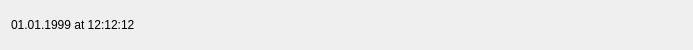
<?xml version="1.0" encoding="UTF-8"?>
<ui version="4.0">
 <class>SamplesListItem</class>
 <widget class="QWidget" name="SamplesListItem">
  <property name="geometry">
   <rect>
    <x>0</x>
    <y>0</y>
    <width>693</width>
    <height>50</height>
   </rect>
  </property>
  <property name="sizePolicy">
   <sizepolicy hsizetype="Minimum" vsizetype="Preferred">
    <horstretch>0</horstretch>
    <verstretch>0</verstretch>
   </sizepolicy>
  </property>
  <property name="windowTitle">
   <string/>
  </property>
  <layout class="QHBoxLayout" name="horizontalLayout">
   <property name="spacing">
    <number>20</number>
   </property>
   <item>
    <widget class="QLabel" name="timestamp_label">
     <property name="sizePolicy">
      <sizepolicy hsizetype="Minimum" vsizetype="Preferred">
       <horstretch>0</horstretch>
       <verstretch>0</verstretch>
      </sizepolicy>
     </property>
     <property name="maximumSize">
      <size>
       <width>16777215</width>
       <height>16777215</height>
      </size>
     </property>
     <property name="text">
      <string>01.01.1999 at 12:12:12</string>
     </property>
    </widget>
   </item>
   <item>
    <layout class="QVBoxLayout" name="verticalLayout">
     <property name="spacing">
      <number>0</number>
     </property>
    </layout>
   </item>
  </layout>
 </widget>
 <resources/>
 <connections/>
</ui>
